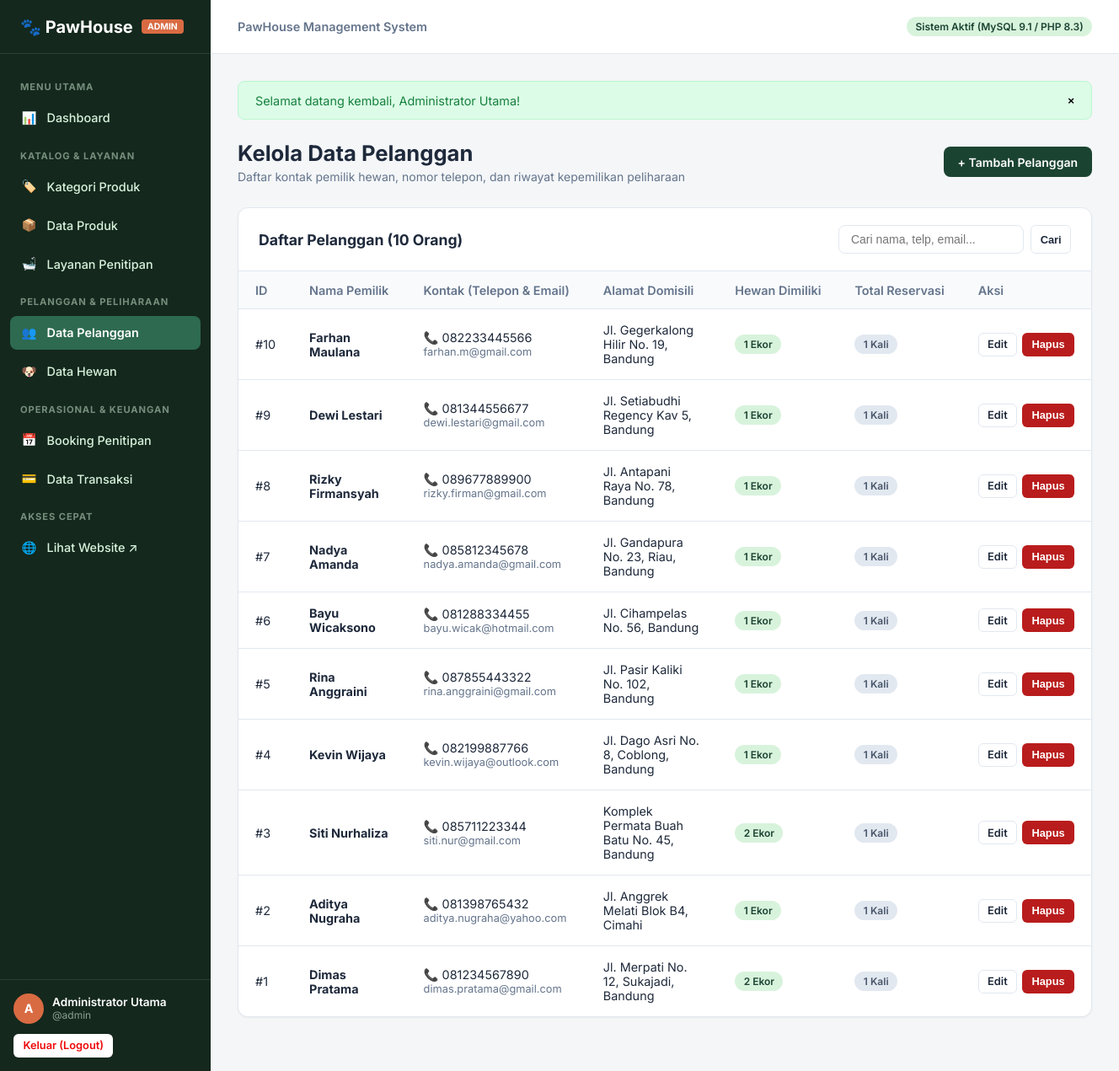
Screenshot of /admin/customers/index.php (signed in) with the database file from the repository.
### tables this page shows
CREATE TABLE `customers` (
  `id` INT AUTO_INCREMENT PRIMARY KEY,
  `name` VARCHAR(100) NOT NULL,
  `phone` VARCHAR(20) NOT NULL,
  `email` VARCHAR(100) NULL,
  `address` TEXT NULL,
  `created_at` TIMESTAMP DEFAULT CURRENT_TIMESTAMP
);

### config/database.php (called while the page is built, shortened)
<?php
function base_url(string $path = ''): string {
    return BASE_URL . ($path ? '/' . ltrim($path, '/') : '');
}

### includes/functions.php (called while the page is built, shortened)
<?php
function e(?string $value): string {
    return htmlspecialchars((string)$value, ENT_QUOTES, 'UTF-8');
}

### admin/customers/index.php (the view, shortened to what this page needs)
<?php
require_once __DIR__ . '/../../config/database.php';
require_once __DIR__ . '/../../includes/functions.php';
$pdo = db();
$search = trim($_GET['q'] ?? '');
$sql = "
    SELECT
        c.*,
        (SELECT COUNT(*) FROM pets WHERE customer_id = c.id) AS total_pets,
        (SELECT COUNT(*) FROM bookings WHERE customer_id = c.id) AS total_bookings
    FROM customers c
    WHERE 1=1
";
$params = [];
$sql .= " ORDER BY c.id DESC";
$stmt = $pdo->prepare($sql);
$stmt->execute($params);
$customers = $stmt->fetchAll();
require_once __DIR__ . '/../../includes/admin-header.php';
?>
<div class="page-header">
    <div>
        <h1 class="page-title">Kelola Data Pelanggan</h1>
        <p class="page-subtitle">Daftar kontak pemilik hewan, nomor telepon, dan riwayat kepemilikan peliharaan</p>
    </div>
    <div>
        <a href="<?= base_url('admin/customers/create.php') ?>" class="btn btn-primary">+ Tambah Pelanggan</a>
    </div>
</div>
<div class="data-card">
    <div class="data-card-header">
        <h2 class="data-card-title">Daftar Pelanggan (<?= count($customers) ?> Orang)</h2>
        <div class="card-toolbar">
            <form action="<?= base_url('admin/customers/index.php') ?>" method="GET" style="display:flex; gap:0.5rem;">
                <input type="text" name="q" class="search-input" placeholder="Cari nama, telp, email..." value="<?= e($search) ?>">
                <button type="submit" class="btn btn-outline btn-sm">Cari</button>
            </form>
        </div>
    </div>
    <div class="table-responsive">
        <table class="admin-table">
            <thead>
                <tr>
                    <th style="width: 50px;">ID</th>
                    <th>Nama Pemilik</th>
                    <th>Kontak (Telepon & Email)</th>
                    <th>Alamat Domisili</th>
                    <th>Hewan Dimiliki</th>
                    <th>Total Reservasi</th>
                    <th style="width: 140px;">Aksi</th>
                </tr>
            </thead>
            <tbody>
                <?php if (empty($customers)): ?>
                    <tr>
                        <td colspan="7" class="empty-state">Tidak ada data pelanggan ditemukan.</td>
                    </tr>
                <?php else: ?>
                    <?php foreach ($customers as $c): ?>
                        <tr>
                            <td>#<?= e($c['id']) ?></td>
                            <td><strong><?= e($c['name']) ?></strong></td>
                            <td>
                                <div>📞 <?= e($c['phone']) ?></div>
                                <div style="font-size: 0.8rem; color: var(--admin-text-muted);"><?= e($c['email'] ?: 'Tanpa Email') ?></div>
                            </td>
                            <td><?= e($c['address'] ?: '-') ?></td>
                            <td><span class="badge badge-primary"><?= e($c['total_pets']) ?> Ekor</span></td>
                            <td><span class="badge badge-secondary"><?= e($c['total_bookings']) ?> Kali</span></td>
                            <td>
                                <div class="actions-cell">
                                    <a href="<?= base_url('admin/customers/edit.php?id=' . $c['id']) ?>" class="btn btn-outline btn-sm">Edit</a>
                                    <form action="<?= base_url('admin/customers/delete.php') ?>" method="POST" class="form-delete" data-name="pelanggan <?= e($c['name']) ?>" style="display:inline;">
                                        <button type="submit" class="btn btn-danger btn-sm">Hapus</button>
                                    </form>
                                </div>
                            </td>
                        </tr>
                    <?php endforeach; ?>
                <?php endif; ?>
            </tbody>
        </table>
    </div>
</div>
<?php require_once __DIR__ . '/../../includes/admin-footer.php'; ?>

### assets/css/admin.css (style rules this page uses)
:root { --admin-sidebar-bg: #14281D; --admin-sidebar-hover: #1E3F2E; --admin-sidebar-active: #2D6A4F; --admin-sidebar-text: #D8F3DC; --color-primary: #1B4332; --color-primary-light: #2D6A4F; --color-accent: #D96B43; --color-accent-hover: #BF5730; --admin-bg: #F4F6F8; --admin-surface: #FFFFFF; --admin-border: #E2E8F0; --admin-text: #1E293B; --admin-text-muted: #64748B; --color-success: #15803D; --color-success-bg: #DCFCE7; --color-warning: #B45309; --color-warning-bg: #FEF3C7; --color-danger: #B91C1C; --color-danger-bg: #FEE2E2; --color-info: #0369A1; --color-info-bg: #E0F2FE; --sidebar-width: 250px; --header-height: 64px; --radius-sm: 6px; --radius-md: 8px; --radius-lg: 12px; --shadow-sm: 0 1px 2px 0 rgba(0, 0, 0, 0.05); --shadow-md: 0 4px 6px -1px rgba(0, 0, 0, 0.1), 0 2px 4px -1px rgba(0, 0, 0, 0.06); }
*, *::before, *::after { box-sizing: border-box; margin: 0; padding: 0; }
body { font-family: 'Inter', -apple-system, BlinkMacSystemFont, 'Segoe UI', Roboto, sans-serif; color: var(--admin-text); background: var(--admin-bg); min-height: 100vh; display: flex; }
.page-header { display: flex; justify-content: space-between; align-items: center; margin-bottom: 1.75rem; flex-wrap: wrap; gap: 1rem; }
.page-title { font-size: 1.6rem; font-weight: 700; color: var(--admin-text); }
.page-subtitle { font-size: 0.875rem; color: var(--admin-text-muted); margin-top: 0.25rem; }
.data-card { background: var(--admin-surface); border: 1px solid var(--admin-border); border-radius: var(--radius-lg); box-shadow: var(--shadow-sm); margin-bottom: 2rem; overflow: hidden; }
.data-card-header { padding: 1.25rem 1.5rem; border-bottom: 1px solid var(--admin-border); display: flex; justify-content: space-between; align-items: center; flex-wrap: wrap; gap: 1rem; }
.data-card-title { font-size: 1.1rem; font-weight: 700; color: var(--admin-text); }
.card-toolbar { display: flex; gap: 0.75rem; align-items: center; flex-wrap: wrap; }
.search-input { padding: 0.5rem 0.85rem; font-size: 0.875rem; border: 1px solid var(--admin-border); border-radius: var(--radius-md); min-width: 220px; }
.table-responsive { width: 100%; overflow-x: auto; }
.admin-table { width: 100%; border-collapse: collapse; text-align: left; font-size: 0.9rem; }
.admin-table th { background: #F8FAFC; padding: 0.85rem 1.25rem; font-weight: 600; color: var(--admin-text-muted); border-bottom: 1px solid var(--admin-border); white-space: nowrap; }
.admin-table td { padding: 1rem 1.25rem; border-bottom: 1px solid var(--admin-border); color: var(--admin-text); vertical-align: middle; }
.admin-table tbody tr:last-child td { border-bottom: none; }
.actions-cell { display: flex; align-items: center; gap: 6px; white-space: nowrap; }
.btn { display: inline-flex; align-items: center; justify-content: center; gap: 6px; padding: 0.55rem 1rem; font-size: 0.875rem; font-weight: 600; border-radius: var(--radius-md); border: 1px solid transparent; cursor: pointer; text-decoration: none; transition: all 0.15s ease; }
.btn-primary { background: var(--color-primary); color: #FFFFFF; }
.btn-outline { background: #FFFFFF; border-color: var(--admin-border); color: var(--admin-text); }
.btn-danger { background: var(--color-danger); color: #FFFFFF; }
.btn-sm { padding: 0.35rem 0.65rem; font-size: 0.8rem; border-radius: var(--radius-sm); }
.badge { display: inline-block; padding: 0.25rem 0.65rem; font-size: 0.75rem; font-weight: 600; border-radius: 9999px; white-space: nowrap; }
.badge-primary { background: #D8F3DC; color: #1B4332; }
.badge-secondary { background: #E2E8F0; color: #475569; }

### rows the page displays
customers: id "10", name "Farhan Maulana", phone "082233445566", email "farhan.m@gmail.com", address "Jl. Gegerkalong Hilir No. 19, Bandung", total_pets "1", total_bookings "1"
customers: id "9", name "Dewi Lestari", phone "081344556677", email "dewi.lestari@gmail.com", address "Jl. Setiabudhi Regency Kav 5, Bandung", total_pets "1", total_bookings "1"
customers: id "8", name "Rizky Firmansyah", phone "089677889900", email "rizky.firman@gmail.com", address "Jl. Antapani Raya No. 78, Bandung", total_pets "1", total_bookings "1"
customers: id "7", name "Nadya Amanda", phone "085812345678", email "nadya.amanda@gmail.com", address "Jl. Gandapura No. 23, Riau, Bandung", total_pets "1", total_bookings "1"
customers: id "6", name "Bayu Wicaksono", phone "081288334455", email "bayu.wicak@hotmail.com", address "Jl. Cihampelas No. 56, Bandung", total_pets "1", total_bookings "1"
customers: id "5", name "Rina Anggraini", phone "087855443322", email "rina.anggraini@gmail.com", address "Jl. Pasir Kaliki No. 102, Bandung", total_pets "1", total_bookings "1"
customers: id "4", name "Kevin Wijaya", phone "082199887766", email "kevin.wijaya@outlook.com", address "Jl. Dago Asri No. 8, Coblong, Bandung", total_pets "1", total_bookings "1"
customers: id "3", name "Siti Nurhaliza", phone "085711223344", email "siti.nur@gmail.com", address "Komplek Permata Buah Batu No. 45, Bandung", total_pets "2", total_bookings "1"
customers: id "2", name "Aditya Nugraha", phone "081398765432", email "aditya.nugraha@yahoo.com", address "Jl. Anggrek Melati Blok B4, Cimahi", total_pets "1", total_bookings "1"
customers: id "1", name "Dimas Pratama", phone "081234567890", email "dimas.pratama@gmail.com", address "Jl. Merpati No. 12, Sukajadi, Bandung", total_pets "2", total_bookings "1"

### other values shown
$currentAdmin['role'] "ADMIN"
substr($currentAdmin['name'] ?? 'A', 0, 1) "A"
$currentAdmin['name'] "Administrator Utama"
$currentAdmin['username'] "admin"
$flash['message'] "Selamat datang kembali, Administrator Utama!"
count($customers) "10"
